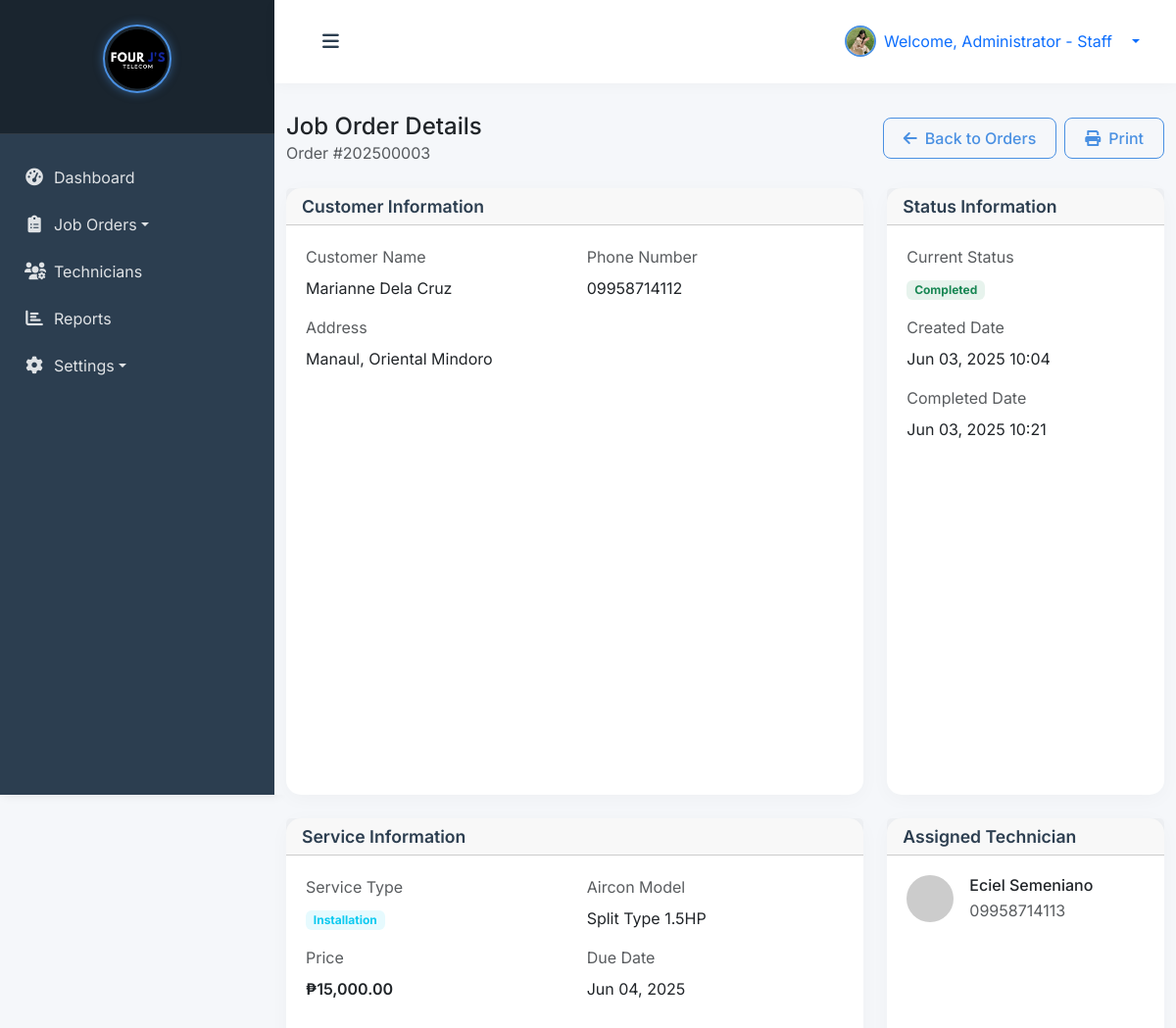
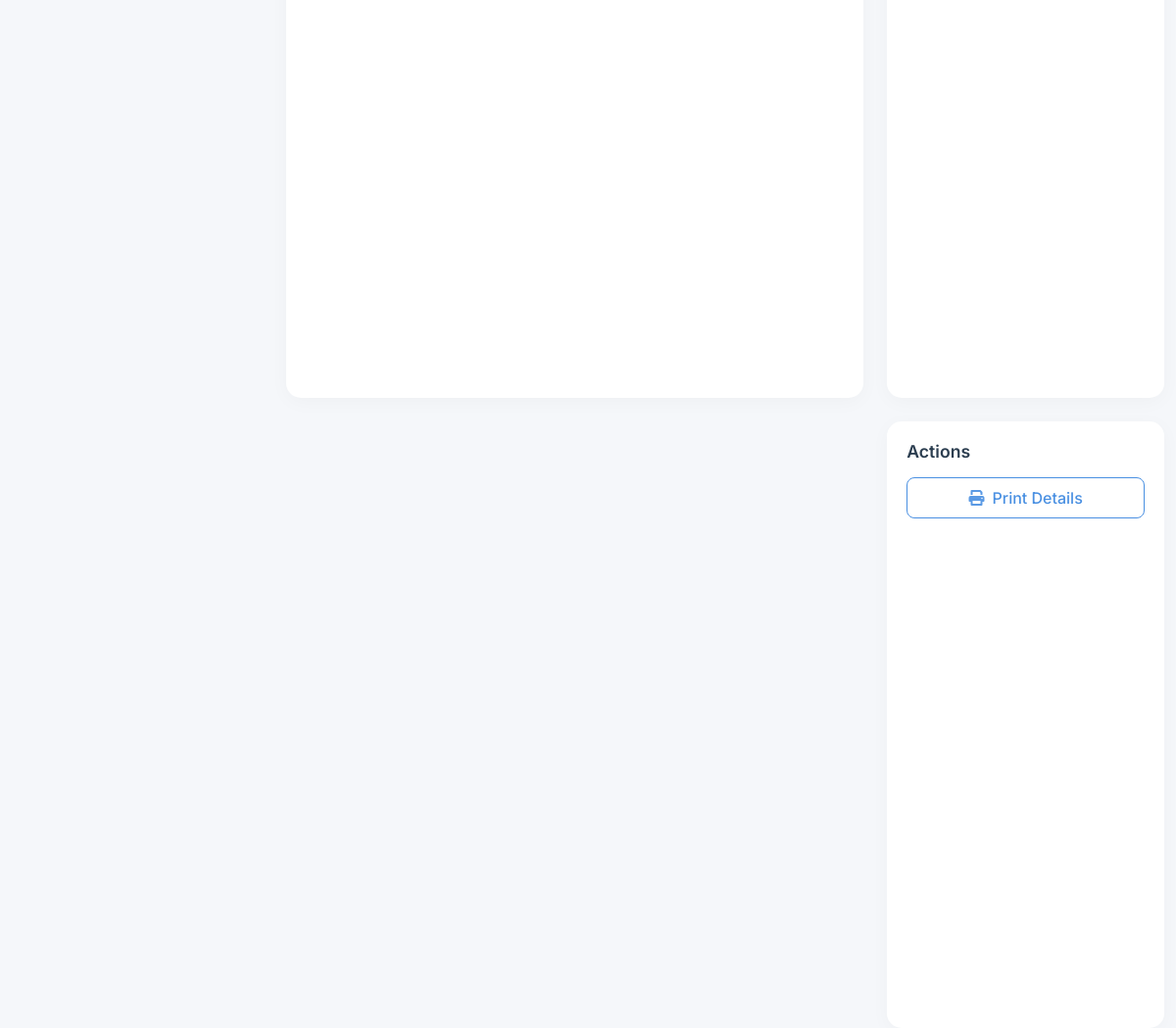
The page /admin/view-order.php?id=3 (signed in) on the database its author committed (2 pictures, top to bottom).
### tables this page shows
CREATE TABLE `job_orders` (
  `id` int(11) NOT NULL,
  `job_order_number` varchar(20) NOT NULL,
  `customer_name` varchar(100) NOT NULL,
  `customer_address` text NOT NULL,
  `customer_phone` varchar(20) NOT NULL,
  `service_type` enum('installation','repair') NOT NULL,
  `aircon_model_id` int(11) DEFAULT NULL,
  `assigned_technician_id` int(11) DEFAULT NULL,
  `status` enum('pending','in_progress','completed','cancelled') DEFAULT 'pending',
  `price` decimal(10,2) DEFAULT NULL,
  `created_by` int(11) DEFAULT NULL,
  `due_date` date DEFAULT NULL,
  `completed_at` timestamp NULL DEFAULT NULL,
  `created_at` timestamp NOT NULL DEFAULT current_timestamp(),
  `updated_at` timestamp NOT NULL DEFAULT current_timestamp() ON UPDATE current_timestamp()
);

CREATE TABLE `technicians` (
  `id` int(11) NOT NULL,
  `username` varchar(50) NOT NULL,
  `password` varchar(255) NOT NULL,
  `name` varchar(100) NOT NULL,
  `email` varchar(100) DEFAULT NULL,
  `phone` varchar(20) NOT NULL,
  `profile_picture` varchar(255) DEFAULT NULL,
  `created_at` timestamp NOT NULL DEFAULT current_timestamp(),
  `updated_at` timestamp NOT NULL DEFAULT current_timestamp() ON UPDATE current_timestamp()
);

### admin/view-order.php (the view, shortened to what this page needs)
<?php
try {
    $pdo = new PDO("mysql:host=" . DB_HOST . ";dbname=" . DB_NAME, DB_USER, DB_PASS);
    $pdo->setAttribute(PDO::ATTR_ERRMODE, PDO::ERRMODE_EXCEPTION);
    $stmt = $pdo->prepare("SELECT name, profile_picture FROM admins WHERE id = ?");
    $stmt->execute([$_SESSION['user_id']]);
    $admin = $stmt->fetch(PDO::FETCH_ASSOC);
    $stmt = $pdo->prepare("
        SELECT
            jo.*,
            COALESCE(am.model_name, 'Not Specified') as model_name,
            t.name as technician_name,
            t.phone as technician_phone
        FROM job_orders jo
        LEFT JOIN aircon_models am ON jo.aircon_model_id = am.id
        LEFT JOIN technicians t ON jo.assigned_technician_id = t.id
        WHERE jo.id = ?
    ");
    $stmt->execute([$_GET['id']]);
    $order = $stmt->fetch(PDO::FETCH_ASSOC);
} catch (PDOException $e) {
    die("Database error: " . $e->getMessage());
}
require_once 'includes/header.php';
?>
<body></body>
 <div class="wrapper">
        <?php
        require_once 'includes/sidebar.php';
        ?>
        <div id="content">
            <nav class="navbar navbar-expand-lg navbar-light bg-white">
                <div class="container-fluid">
                    <button type="button" id="sidebarCollapse" class="btn">
                        <i class="fas fa-bars"></i>
                    </button>
                    <div class="ms-auto d-flex align-items-center">
                        <div class="dropdown">
                            <a class="d-flex align-items-center text-decoration-none dropdown-toggle" href="#" id="userDropdown" role="button" data-bs-toggle="dropdown">
                                <img src="<?= !empty($admin['profile_picture']) ? '../' . htmlspecialchars($admin['profile_picture']) : 'https://ui-avatars.com/api/?name=' . urlencode($admin['name'] ?? $_SESSION['username']) . '&background=1a237e&color=fff' ?>"
                                     alt="Admin"
                                     class="rounded-circle me-2"
                                     width="32"
                                     height="32"
                                     style="object-fit: cover;">
                                <span class="me-3">Welcome, <?= htmlspecialchars($admin['name'] ?? $_SESSION['username']) ?></span>
                            </a>
                        </div>
                    </div>
                </div>
            </nav>
            <div class="container-fluid">
                <div class="d-flex justify-content-between align-items-center mb-4">
                    <div>
                        <h4 class="mb-0">Job Order Details</h4>
                        <p class="text-muted mb-0">Order #<?= htmlspecialchars($order['job_order_number']) ?></p>
                    </div>
                    <div class="d-flex gap-2">
                        <a href="<?= $_SESSION['role'] === 'admin' ? 'orders.php' : 'technician/orders.php' ?>" class="btn btn-outline-primary">
                            <i class="fas fa-arrow-left me-2"></i>Back to Orders
                        </a>
                        <button type="button" class="btn btn-outline-primary" onclick="window.print()">
                            <i class="fas fa-print me-2"></i>Print
                        </button>
                    </div>
                </div>
                <div class="row">
                    <div class="col-md-8">
                        <div class="card mb-4">
                            <div class="card-header">
                                <h5 class="card-title mb-0">Customer Information</h5>
                            </div>
                            <div class="card-body">
                                <div class="row">
                                    <div class="col-md-6 mb-3">
                                        <label class="form-label text-muted">Customer Name</label>
                                        <p class="mb-0"><?= htmlspecialchars($order['customer_name']) ?></p>
                                    </div>
                                    <div class="col-md-6 mb-3">
                                        <label class="form-label text-muted">Phone Number</label>
                                        <p class="mb-0"><?= htmlspecialchars($order['customer_phone']) ?></p>
                                    </div>
                                    <div class="col-12">
                                        <label class="form-label text-muted">Address</label>
                                        <p class="mb-0"><?= htmlspecialchars($order['customer_address']) ?></p>
                                    </div>
                                </div>
                            </div>
                        </div>
                        <div class="card mb-4">
                            <div class="card-header">
                                <h5 class="card-title mb-0">Service Information</h5>
                            </div>
                            <div class="card-body">
                                <div class="row">
                                    <div class="col-md-6 mb-3">
                                        <label class="form-label text-muted">Service Type</label>
                                        <p class="mb-0">
                                            <span class="badge bg-info bg-opacity-10 text-info">
                                                <?= ucfirst(htmlspecialchars($order['service_type'])) ?>
                                            </span>
                                        </p>
                                    </div>
                                    <div class="col-md-6 mb-3">
                                        <label class="form-label text-muted">Aircon Model</label>
                                        <p class="mb-0"><?= htmlspecialchars($order['model_name']) ?></p>
                                    </div>
                                    <div class="col-md-6 mb-3">
                                        <label class="form-label text-muted">Price</label>
                                        <p class="mb-0 fw-semibold">₱<?= number_format($order['price'], 2) ?></p>
                                    </div>
                                    <div class="col-md-6 mb-3">
                                        <label class="form-label text-muted">Due Date</label>
                                        <p class="mb-0"><?= date('M d, Y', strtotime($order['due_date'])) ?></p>
                                    </div>
                                </div>
                            </div>
                        </div>
                    </div>
                    <div class="col-md-4">
                        <div class="card mb-4">
                            <div class="card-header">
                                <h5 class="card-title mb-0">Status Information</h5>
                            </div>
                            <div class="card-body">
                                <div class="mb-3">
                                    <label class="form-label text-muted">Current Status</label>
                                    <p class="mb-0">
                                        <span class="badge bg-<?= $order['status'] === 'completed' ? 'success' :
                                            ($order['status'] === 'in_progress' ? 'warning' :
                                            ($order['status'] === 'pending' ? 'danger' : 'secondary')) ?> bg-opacity-10 text-<?= $order['status'] === 'completed' ? 'success' :
                                            ($order['status'] === 'in_progress' ? 'warning' :
                                            ($order['status'] === 'pending' ? 'danger' : 'secondary')) ?>">
                                            <?= ucfirst(str_replace('_', ' ', $order['status'])) ?>
                                        </span>
                                    </p>
                                </div>
                                <div class="mb-3">
                                    <label class="form-label text-muted">Created Date</label>
                                    <p class="mb-0"><?= date('M d, Y H:i', strtotime($order['created_at'])) ?></p>
                                </div>
                                <?php if ($order['completed_at']): ?>
                                <div class="mb-3">
                                    <label class="form-label text-muted">Completed Date</label>
                                    <p class="mb-0"><?= date('M d, Y H:i', strtotime($order['completed_at'])) ?></p>
                                </div>
                                <?php endif; ?>
                            </div>
                        </div>
                        <?php if ($order['technician_name']): ?>
                        <div class="card mb-4">
                            <div class="card-header">
                                <h5 class="card-title mb-0">Assigned Technician</h5>
                            </div>
                            <div class="card-body">
                                <div class="d-flex align-items-center mb-3">
                                    <img src="https://ui-avatars.com/api/?name=<?= urlencode($order['technician_name']) ?>&background=1a237e&color=fff"
                                         alt="<?= htmlspecialchars($order['technician_name']) ?>"
                                         class="rounded-circle me-3"
                                         width="48" height="48">
                                    <div>
                                        <h6 class="mb-1"><?= htmlspecialchars($order['technician_name']) ?></h6>
                                        <p class="text-muted mb-0"><?= htmlspecialchars($order['technician_phone']) ?></p>
                                    </div>
                                </div>
                            </div>
                        </div>
                        <?php endif; ?>
                        <div class="card">
                            <div class="card-body">
                                <h5 class="card-title mb-3">Actions</h5>
                                <div class="d-grid gap-2">
                                    <button type="button" class="btn btn-outline-primary" onclick="window.print()">
                                        <i class="fas fa-print me-2"></i>Print Details
                                    </button>
                                </div>
                            </div>
                        </div>
                    </div>
                </div>
            </div>
        </div>
    </div>
</body>
</html>

### css/style.css (style rules this page uses)
:root { --primary-blue: #4A90E2; --secondary-blue: #5C9CE6; --light-blue: #E8F1FC; --hover-blue: #357ABD; --text-blue: #2C3E50; --success: #2ECC71; --warning: #F1C40F; --danger: #E74C3C; --info: #3498DB; --pastel-purple: #B39DDB; --pastel-pink: #F8BBD0; --pastel-green: #A5D6A7; --pastel-orange: #FFCC80; --card-1: #4A90E2; --card-2: #2ECC71; --card-3: #F1C40F; --card-4: #E74C3C; --sidebar-bg: #2C3E50; --sidebar-header: #1A252F; --sidebar-hover: #34495E; --sidebar-active: #3498DB; }
body { font-family: 'Inter', -apple-system, BlinkMacSystemFont, 'Segoe UI', Roboto, sans-serif; background: #F5F7FA; }
.wrapper { display: flex; width: 100%; align-items: stretch; }
#content { width: 100%; min-height: 100vh; transition: all 0.3s; background: #F5F7FA; }
.card { border-radius: 15px; box-shadow: 0 4px 20px rgba(0, 0, 0, 0.03); margin-bottom: 25px; border: none; transition: transform 0.3s ease, box-shadow 0.3s ease; }
.card-body { padding: 1.75rem; }
.card-title { margin-bottom: 1.5rem; font-weight: 600; color: var(--text-blue); font-size: 1.1rem; }
.card i { opacity: 0.9; transition: transform 0.3s ease; }
.navbar { padding: 20px 25px; background: #fff; border: none; border-radius: 0; margin-bottom: 30px; box-shadow: 0 2px 15px rgba(0, 0, 0, 0.03); }
#sidebarCollapse { background: transparent; border: none; color: var(--text-blue); font-size: 1.2rem; padding: 8px 12px; border-radius: 8px; transition: all 0.3s; }
.btn-outline-primary { border-color: var(--primary-blue); color: var(--primary-blue); padding: 8px 20px; border-radius: 8px; font-weight: 500; transition: all 0.3s; }

### admin/includes/header.php (style rules this page uses)
.card { height: 100%; margin-bottom: 1rem; }
.card-body { padding: 1.25rem; }
#userDropdown { transition: all 0.2s ease; }
#userDropdown img { border: 2px solid #4A90E2; transition: all 0.2s ease; }

### rows shown on the page
job_orders: job_order_number "202500003", customer_name "Marianne Dela Cruz", customer_phone "09958714112", customer_address "Manaul, Oriental Mindoro", service_type "Installation", price "15,000.00", due_date "Jun 04, 2025", status "Completed", created_at "Jun 03, 2025 10:04", completed_at "Jun 03, 2025 10:21", technicians.name "Eciel Semeniano", technicians.phone "09958714113"

### other values the page prints
$admin['name'] "Administrator - Staff"
$order['model_name'] "Split Type 1.5HP"
